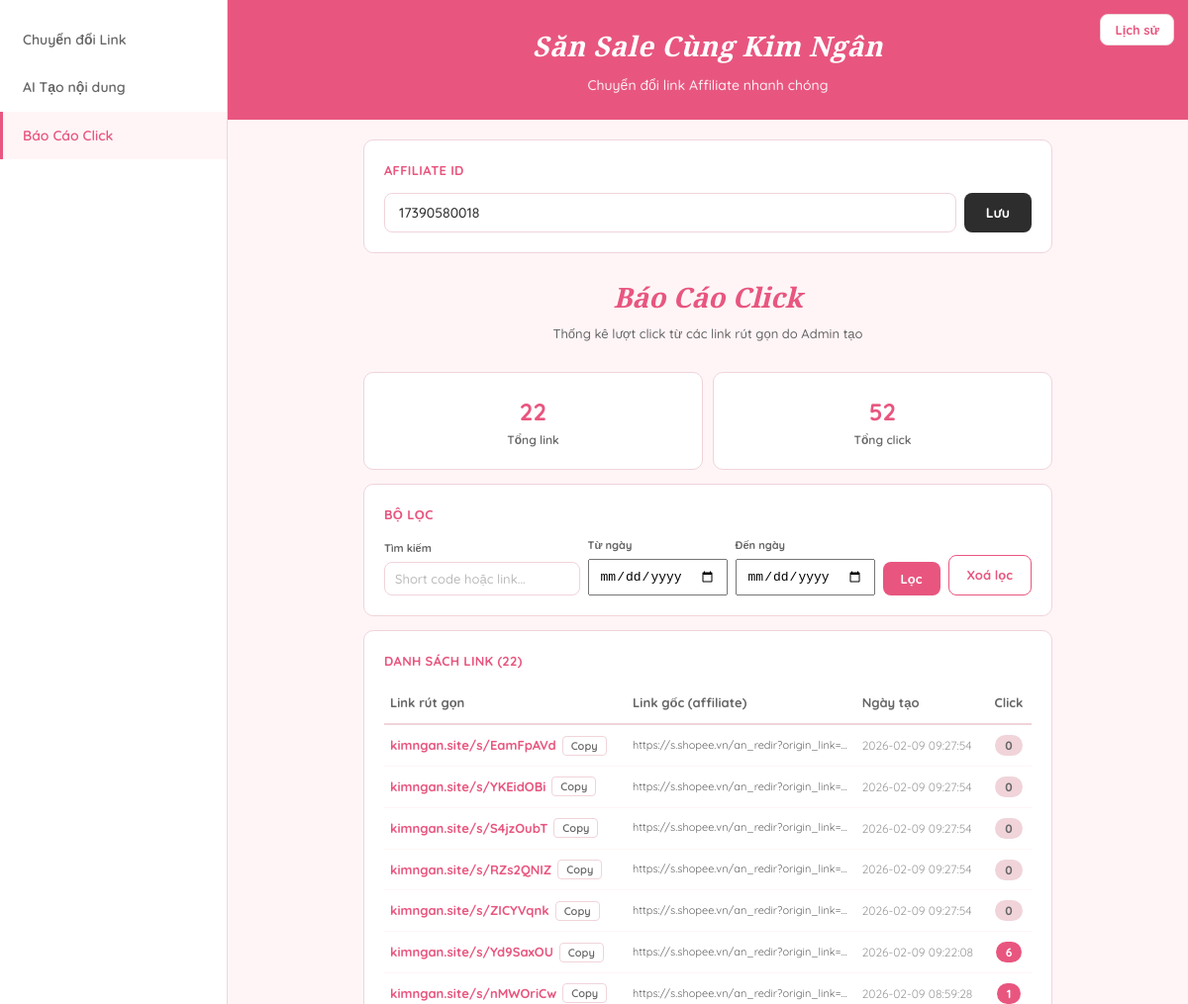
Before: /admin/click-report (signed in, upper part) with the older database file.
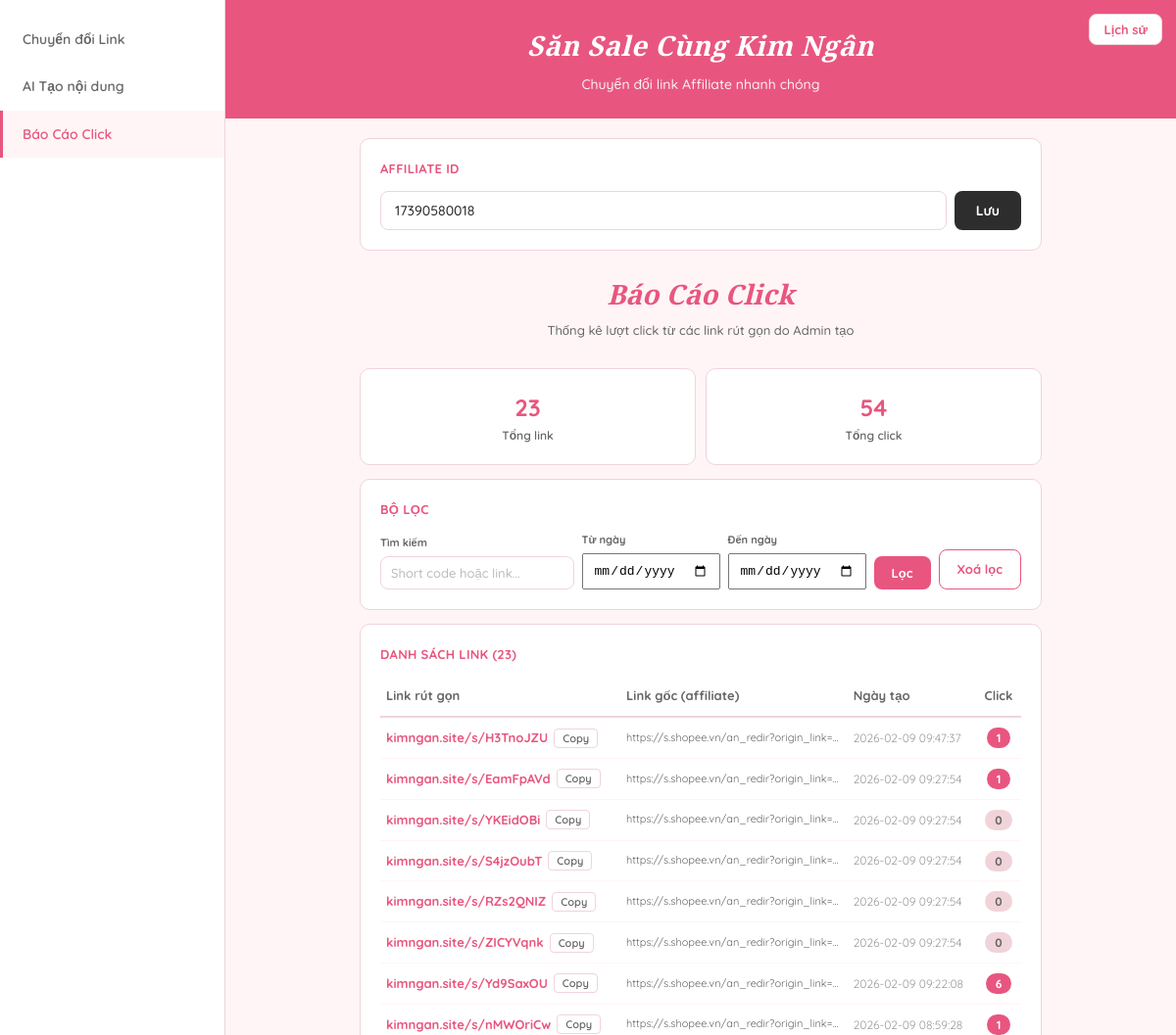
After: the same page with the newer database file.
### tables this page shows
CREATE TABLE settings (
            key TEXT PRIMARY KEY,
            value TEXT NOT NULL
        );

CREATE TABLE short_links (
            id INTEGER PRIMARY KEY AUTOINCREMENT,
            short_code TEXT UNIQUE NOT NULL,
            target_url TEXT NOT NULL,
            created_at TIMESTAMP DEFAULT CURRENT_TIMESTAMP,
            click_count INTEGER DEFAULT 0
        , created_by TEXT DEFAULT NULL);

### app.py (the view)
@app.route("/admin/click-report")
@login_required
def admin_click_report():
    affiliate_id = get_setting("affiliate_id", "")
    search = request.args.get("q", "")
    date_from = request.args.get("from", "")
    date_to = request.args.get("to", "")
    links = get_admin_short_links(search=search, date_from=date_from, date_to=date_to)
    total_clicks = sum(l["click_count"] for l in links)
    return render_template(
        "admin.html",
        page="click-report",
        affiliate_id=affiliate_id,
        user=session.get("user"),
        report_links=links,
        total_clicks=total_clicks,
        total_links=len(links),
        search=search,
        date_from=date_from,
        date_to=date_to,
        short_domain=SHORT_DOMAIN,
    )

### app.py (called while the page is built)
def login_required(f):
    @wraps(f)
    def decorated(*args, **kwargs):
        if "user" not in session:
            return redirect(url_for("login_page"))
        return f(*args, **kwargs)
    return decorated

### database.py (called while the page is built)
def get_db():
    conn = sqlite3.connect(DB_PATH)
    conn.row_factory = sqlite3.Row
    return conn

def get_setting(key, default=""):
    conn = get_db()
    row = conn.execute("SELECT value FROM settings WHERE key = ?", (key,)).fetchone()
    conn.close()
    return row["value"] if row else default

def get_admin_short_links(search="", date_from="", date_to=""):
    conn = get_db()
    query = "SELECT * FROM short_links WHERE created_by IS NOT NULL"
    params = []
    if search:
        query += " AND (short_code LIKE ? OR target_url LIKE ?)"
        params.extend([f"%{search}%", f"%{search}%"])
    if date_from:
        query += " AND date(created_at) >= ?"
        params.append(date_from)
    if date_to:
        query += " AND date(created_at) <= ?"
        params.append(date_to)
    query += " ORDER BY created_at DESC"
    rows = conn.execute(query, params).fetchall()
    conn.close()
    return [dict(r) for r in rows]

### templates/admin.html (shortened to what this page needs)
<!DOCTYPE html>
<html lang="vi">
<head>
</head>
<body>
    <button class="toggle-history" onclick="toggleHistory()">Lịch sử</button>
    <aside class="sidebar" id="sidebar">
        <nav class="sidebar-nav">
            <a class="nav-item {{ 'active' if page == 'convert-link' }}" href="/admin/convert-link">Chuyển đổi Link</a>
            <a class="nav-item {{ 'active' if page == 'ai-content' }}" href="/admin/ai-content">AI Tạo nội dung</a>
            <a class="nav-item {{ 'active' if page == 'click-report' }}" href="/admin/click-report">Báo Cáo Click</a>
        </nav>
    </aside>
    <main class="main" id="mainContent">
        <div class="main-header">
            <h2>Săn Sale Cùng Kim Ngân</h2>
            <p>Chuyển đổi link Affiliate nhanh chóng</p>
        </div>
        <div class="main-body">
            <div class="card">
                <div class="card-title">Affiliate ID</div>
                <div class="aff-row">
                    <input type="text" id="affiliateId" placeholder="Nhập Affiliate ID của bạn"
                           value="{{ affiliate_id }}">
                    <button class="btn btn-dark" onclick="saveAffiliate()">Lưu</button>
                </div>
            </div>
            {% if page == 'convert-link' %}
            <div class="page-title">
                <h3>Chuyển đổi Link</h3>
                <p>Dán link Shopee &mdash; Nhận link Affiliate ngay</p>
            </div>
            <div class="card">
                <div class="card-title">Nhập Link</div>
                <textarea id="linkInput" placeholder="Dán link Shopee vào đây (mỗi link 1 dòng)..." style="min-height:120px;"></textarea>
                <div class="input-actions">
                    <button class="btn btn-outline" onclick="pasteTo('linkInput','linkStatus')">Paste nhanh</button>
                    <button class="btn btn-primary" id="linkConvertBtn" onclick="convertLink()">Chuyển đổi</button>
                </div>
                <div id="linkStatus" class="status"></div>
            </div>
            <div class="card link-results" id="linkResults">
                <div class="card-title">Kết quả</div>
                <textarea id="linkResultOutput" readonly></textarea>
                <div style="margin-top:10px;">
                    <button class="copy-btn" onclick="copyField('linkResultOutput', this)">Copy tất cả</button>
                </div>
            </div>
            {% elif page == 'click-report' %}
            <div class="page-title">
                <h3>Báo Cáo Click</h3>
                <p>Thống kê lượt click từ các link rút gọn do Admin tạo</p>
            </div>
            <div style="display:flex;gap:10px;margin-bottom:14px;">
                <div class="card" style="flex:1;text-align:center;margin-bottom:0;">
                    <div style="font-size:24px;font-weight:700;color:var(--primary);">{{ total_links }}</div>
                    <div style="font-size:12px;font-weight:600;color:var(--text-sec);">Tổng link</div>
                </div>
                <div class="card" style="flex:1;text-align:center;margin-bottom:0;">
                    <div style="font-size:24px;font-weight:700;color:var(--primary);">{{ total_clicks }}</div>
                    <div style="font-size:12px;font-weight:600;color:var(--text-sec);">Tổng click</div>
                </div>
            </div>
            <div class="card">
                <div class="card-title">Bộ lọc</div>
                <form method="GET" action="/admin/click-report" style="display:flex;gap:8px;flex-wrap:wrap;align-items:flex-end;">
                    <div style="flex:1;min-width:140px;">
                        <label style="font-size:11px;font-weight:700;color:var(--text-sec);display:block;margin-bottom:4px;">Tìm kiếm</label>
                        <input type="text" name="q" placeholder="Short code hoặc link..." value="{{ search }}" style="padding:8px 10px;font-size:13px;">
                    </div>
                    <div style="min-width:130px;">
                        <label style="font-size:11px;font-weight:700;color:var(--text-sec);display:block;margin-bottom:4px;">Từ ngày</label>
                        <input type="date" name="from" value="{{ date_from }}" style="padding:8px 10px;font-size:13px;">
                    </div>
                    <div style="min-width:130px;">
                        <label style="font-size:11px;font-weight:700;color:var(--text-sec);display:block;margin-bottom:4px;">Đến ngày</label>
                        <input type="date" name="to" value="{{ date_to }}" style="padding:8px 10px;font-size:13px;">
                    </div>
                    <button type="submit" class="btn btn-primary" style="padding:9px 18px;font-size:13px;">Lọc</button>
                    <a href="/admin/click-report" class="btn btn-outline" style="padding:9px 18px;font-size:13px;text-decoration:none;text-align:center;">Xoá lọc</a>
                </form>
            </div>
            <div class="card">
                <div class="card-title">Danh sách link ({{ report_links|length }})</div>
                <div style="overflow-x:auto;">
                    <table style="width:100%;border-collapse:collapse;font-size:13px;">
                        <thead>
                            <tr style="border-bottom:2px solid var(--border);text-align:left;">
                                <th style="padding:10px 6px;font-weight:700;color:var(--text-sec);">Link rút gọn</th>
                                <th style="padding:10px 6px;font-weight:700;color:var(--text-sec);">Link gốc (affiliate)</th>
                                <th style="padding:10px 6px;font-weight:700;color:var(--text-sec);">Ngày tạo</th>
                                <th style="padding:10px 6px;font-weight:700;color:var(--text-sec);text-align:center;">Click</th>
                            </tr>
                        </thead>
                        <tbody>
                            {% if report_links %}
                                {% for link in report_links %}
                                <tr style="border-bottom:1px solid var(--primary-bg);">
                                    <td style="padding:10px 6px;">
                                        <div style="display:flex;align-items:center;gap:6px;">
                                            <a href="/s/{{ link.short_code }}" target="_blank" style="color:var(--primary);font-weight:700;text-decoration:none;font-size:13px;">
                                                {{ short_domain }}/s/{{ link.short_code }}
                                            </a>
                                            <button onclick="navigator.clipboard.writeText('https://{{ short_domain }}/s/{{ link.short_code }}');this.textContent='OK!';setTimeout(()=>this.textContent='Copy',1500)" style="background:none;border:1px solid var(--border);border-radius:4px;padding:2px 8px;cursor:pointer;font-size:11px;font-family:'Quicksand',sans-serif;font-weight:600;color:var(--text-sec);">Copy</button>
                                        </div>
                                    </td>
                                    <td style="padding:10px 6px;max-width:220px;overflow:hidden;text-overflow:ellipsis;white-space:nowrap;font-size:11px;color:var(--text-sec);" title="{{ link.target_url }}">
                                        {{ link.target_url[:90] }}{% if link.target_url|length > 90 %}...{% endif %}
                                    </td>
                                    <td style="padding:10px 6px;font-size:12px;color:var(--text-muted);white-space:nowrap;">{{ link.created_at }}</td>
                                    <td style="padding:10px 6px;text-align:center;">
                                        <span style="background:{% if link.click_count > 0 %}var(--primary){% else %}var(--border){% endif %};color:{% if link.click_count > 0 %}#fff{% else %}var(--text-sec){% endif %};padding:3px 10px;border-radius:12px;font-size:12px;font-weight:700;">
                                            {{ link.click_count }}
                                        </span>
                                    </td>
                                </tr>
                                {% endfor %}
                            {% endif %}
                        </tbody>
                    </table>
                </div>
            </div>
            {% endif %}
        </div>
    </main>
</body>
</html>

### templates/admin.html (style rules this page uses)
* { margin: 0; padding: 0; box-sizing: border-box; }
:root { --primary: #E8567F; --primary-bg: #FFF5F7; --sidebar-bg: #FFFFFF; --card-bg: #FFFFFF; --border: #F0D4DA; --text: #2D2D2D; --text-sec: #666666; --text-muted: #999999; --sidebar-w: 230px; --history-w: 280px; }
body { font-family: 'Quicksand', sans-serif; background: var(--primary-bg); color: var(--text); line-height: 1.6; min-height: 100vh; display: flex; }
.sidebar { width: var(--sidebar-w); background: var(--sidebar-bg); border-right: 1px solid var(--border); display: flex; flex-direction: column; z-index: 100; transition: transform 0.3s ease; position: fixed; top: 0; left: 0; bottom: 0; }
.sidebar-nav { flex: 1; padding: 16px 0; }
.nav-item { display: block; padding: 13px 20px; font-size: 14px; font-weight: 600; color: var(--text-sec); text-decoration: none; border-left: 3px solid transparent; transition: all 0.15s; }
.nav-item.active { background: var(--primary-bg); color: var(--primary); border-left-color: var(--primary); }
.main { margin-left: var(--sidebar-w); flex: 1; display: flex; flex-direction: column; min-height: 100vh; transition: margin 0.3s ease; }
.main-header { background: var(--primary); padding: 24px 32px; color: #fff; text-align: center; }
.main-header h2 { font-family: 'Playfair Display', Georgia, serif; font-size: 28px; font-weight: 700; font-style: italic; letter-spacing: 0.5px; }
.main-header p { font-size: 14px; margin-top: 6px; opacity: 0.9; font-weight: 500; }
.page-title { text-align: center; margin-bottom: 20px; padding: 8px 0; }
.page-title h3 { font-family: 'Playfair Display', Georgia, serif; font-size: 28px; font-weight: 700; font-style: italic; color: var(--primary); margin-bottom: 4px; }
.page-title p { font-size: 13px; color: var(--text-sec); font-weight: 500; }
.main-body { flex: 1; padding: 20px 32px; max-width: 760px; margin: 0 auto; width: 100%; }
.btn { padding: 10px 22px; border: none; border-radius: 8px; font-size: 14px; font-weight: 700; font-family: 'Quicksand', sans-serif; cursor: pointer; transition: opacity 0.15s; white-space: nowrap; }
.btn-primary { background: var(--primary); color: #fff; }
.btn-dark { background: var(--text); color: #fff; }
.btn-outline { background: #fff; color: var(--primary); border: 1.5px solid var(--primary); }
.card { background: var(--card-bg); border-radius: 10px; padding: 20px; margin-bottom: 14px; border: 1px solid var(--border); }
.card-title { font-size: 13px; font-weight: 700; color: var(--primary); margin-bottom: 12px; text-transform: uppercase; letter-spacing: 0.3px; }
input[type="text"], input[type="password"], textarea { width: 100%; padding: 10px 14px; border: 1.5px solid var(--border); border-radius: 8px; font-size: 14px; font-weight: 500; font-family: 'Quicksand', sans-serif; color: var(--text); background: #fff; transition: border-color 0.2s; }
input::placeholder, textarea::placeholder { color: #bbb; }
.aff-row { display: flex; gap: 8px; }
.toggle-history { position: fixed; top: 14px; right: 14px; z-index: 40; background: var(--card-bg); border: 1px solid var(--border); border-radius: 8px; padding: 7px 14px; cursor: pointer; font-size: 13px; font-weight: 700; font-family: 'Quicksand', sans-serif; color: var(--primary); }

Changed rows visible on the page:
added short_links: short_domain "kimngan.site", short_code "H3TnoJZU", target_url "https://s.shopee.vn/an_redir?origin_link=…", created_at "2026-02-09 09:47:37", click_count "1"
changed short_links "EamFpAVd": click_count "0" → "1"
Other visible differences:
{{ total_links }}: "22" → "23"
{{ total_clicks }}: "52" → "54"
{{ report_links|length }}: "22" → "23"
